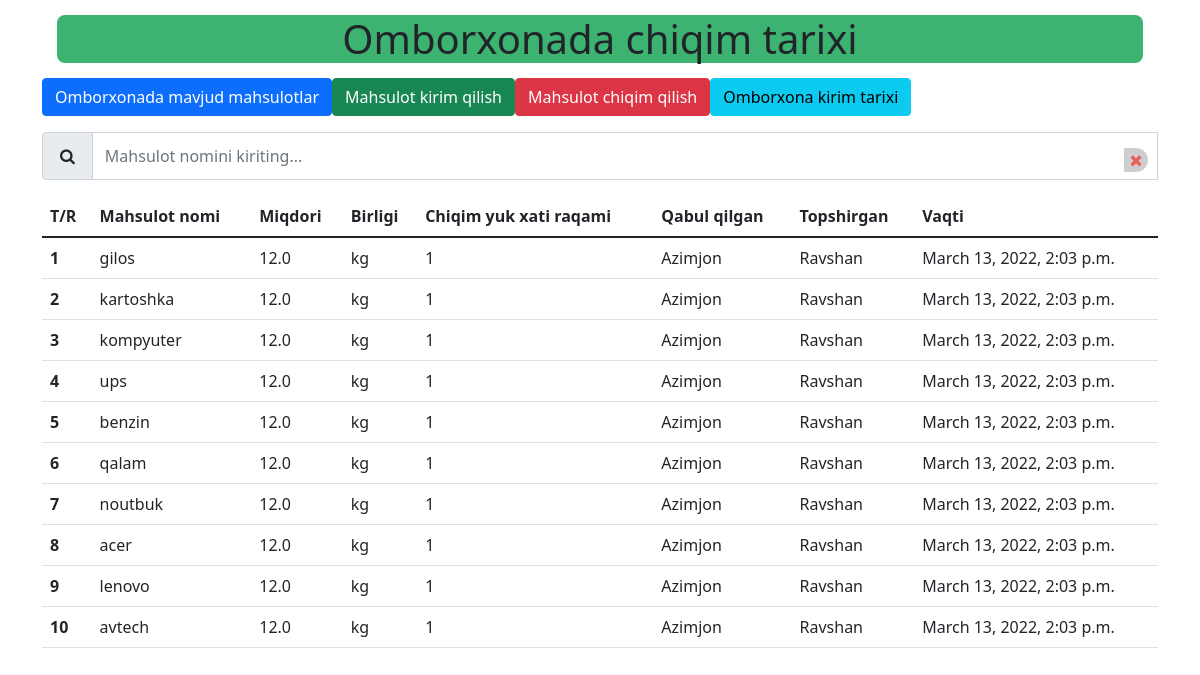
Page /outhistory/ on the committed database.
### itm/models.py (models this page shows, shortened)
class Outproduct(models.Model):
    name = models.CharField(max_length=512)
    outload_number = models.CharField(max_length=200)
    outstorageperson = models.CharField(max_length=200)
    getinstorageperson = models.CharField(max_length=200)
    count = models.FloatField(default=0)
    unit = models.CharField(max_length=30,choices=Inproduct.ROLES)
    out_date = models.DateTimeField(default=datetime.datetime.now())
    class Meta:
        db_table = "Outproduct"

### itm/views.py (the view)
# urls.py: path("outhistory/",OutHistory,name="outhistory"),
def OutHistory(request):
    search = request.GET.get('search')
    if search is None:
        data = Outproduct.objects.all()
        paginator = Paginator(data, 15)
        page_num = request.GET.get('page')
        page_obj = paginator.get_page(page_num)
        search = ""
    else:
        data = Outproduct.objects.filter(name__contains=search)
        paginator = Paginator(data, 15)
        page_num = request.GET.get('page')
        page_obj = paginator.get_page(page_num)
    return render(request, "itm/outhistory.html", {"search": search, "page": page_obj, "all": paginator})

### itm/templates/itm/outhistory.html (shortened to what this page needs)
<!DOCTYPE html>
<html lang="en">
<head>
    <link rel="stylesheet" href="/static/itm/bootstrap/css/bootstrap.min.css">
    <link rel="stylesheet" href="/static/itm/css/styles.css">
    <link rel="stylesheet" href="/static/itm/font-awesome/css/font-awesome.min.css">
    <link rel="stylesheet" href="/static/itm/font-awesome/css/font-awesome.css">
</head>
<body>
<div class="container">
    <div class="row">
        <div class="col-md-12">
            <h1 class="close">Omborxonada chiqim tarixi</h1>
            <div class="btn-group md-3">
                <form action="{%url 'balance'%}">
                    <button type="submit" class="btn btn-primary mb-3">Omborxonada mavjud mahsulotlar</button>
                </form>
                <form action="{%url 'inproduct'%}">
                    <button type="submit" class="btn btn-success mb-3">Mahsulot kirim qilish</button>
                </form>
                <form action="{%url 'kickproduct'%}">
                    <button type="submit" class="btn btn-danger mb-3"><a>Mahsulot chiqim qilish</a></button>
                </form>
                <form action="{%url 'inhistory'%}">
                    <button type="submit" class="btn btn-info mb-3">Omborxona kirim tarixi</button>
                </form>
            </div>
            <form>
                <div class="input-group mb-3">
                        <span class="input-group-text" id="inputGroup-sizing-default"><span style="padding:5px"><i
                                class="fa fa-search"></i></span></span>
                    <input name="search" value="{{ search }}" class="form-control"
                           placeholder="Mahsulot nomini kiriting..." id="bool">
                    <span class="clear" onclick="myfunc()"><i class="fa fa-times" aria-hidden="true"></i></span>
                </div>
            </form>
            <table class="table">
                <thead>
                <tr>
                    <th scope="col">T/R</th>
                    <th scope="col">Mahsulot nomi</th>
                    <th scope="col">Miqdori</th>
                    <th scope="col">Birligi</th>
                    <th scope="col">Chiqim yuk xati raqami</th>
                    <th scope="col">Qabul qilgan</th>
                    <th scope="col">Topshirgan</th>
                    <th scope="col">Vaqti</th>
                </tr>
                </thead>
                <tbody>
                {% for prod in page %}
                <tr>
                    <th scope="row">{{forloop.counter}}</th>
                    <td>{{prod.name}}</td>
                    <td>{{prod.count}}</td>
                    <td>{{prod.unit}}</td>
                    <td>{{prod.outload_number}}</td>
                    <td>{{prod.getinstorageperson}}</td>
                    <td>{{prod.outstorageperson}}</td>
                    <td>{{prod.out_date}}</td>
                </tr>
                {%endfor%}
                </tbody>
            </table>
        </div>
    </div>
</div>
</body>
</html>

### itm/static/itm/css/styles.css (style rules this page uses)
.close { margin:15px; border-radius:8px; background-color:MediumSeaGreen; text-align: center; }
.clear { align-items: center; background: #cecece; border-radius: 50%; bottom: 8px; color: rgba(255, 0, 0, .54); cursor: pointer; display: flex; height: 24px; justify-content: center; position: absolute; right: 10px; width: 24px; z-index: 10; }

### rows in the picture
Outproduct: name "gilos", count "12.0", unit "kg", outload_number "1", getinstorageperson "Azimjon", outstorageperson "Ravshan", out_date "March 13, 2022, 2:03 p.m."
Outproduct: name "kartoshka", count "12.0", unit "kg", outload_number "1", getinstorageperson "Azimjon", outstorageperson "Ravshan", out_date "March 13, 2022, 2:03 p.m."
Outproduct: name "kompyuter", count "12.0", unit "kg", outload_number "1", getinstorageperson "Azimjon", outstorageperson "Ravshan", out_date "March 13, 2022, 2:03 p.m."
Outproduct: name "ups", count "12.0", unit "kg", outload_number "1", getinstorageperson "Azimjon", outstorageperson "Ravshan", out_date "March 13, 2022, 2:03 p.m."
Outproduct: name "benzin", count "12.0", unit "kg", outload_number "1", getinstorageperson "Azimjon", outstorageperson "Ravshan", out_date "March 13, 2022, 2:03 p.m."
Outproduct: name "qalam", count "12.0", unit "kg", outload_number "1", getinstorageperson "Azimjon", outstorageperson "Ravshan", out_date "March 13, 2022, 2:03 p.m."
Outproduct: name "noutbuk", count "12.0", unit "kg", outload_number "1", getinstorageperson "Azimjon", outstorageperson "Ravshan", out_date "March 13, 2022, 2:03 p.m."
Outproduct: name "acer", count "12.0", unit "kg", outload_number "1", getinstorageperson "Azimjon", outstorageperson "Ravshan", out_date "March 13, 2022, 2:03 p.m."
Outproduct: name "lenovo", count "12.0", unit "kg", outload_number "1", getinstorageperson "Azimjon", outstorageperson "Ravshan", out_date "March 13, 2022, 2:03 p.m."
Outproduct: name "avtech", count "12.0", unit "kg", outload_number "1", getinstorageperson "Azimjon", outstorageperson "Ravshan", out_date "March 13, 2022, 2:03 p.m."
